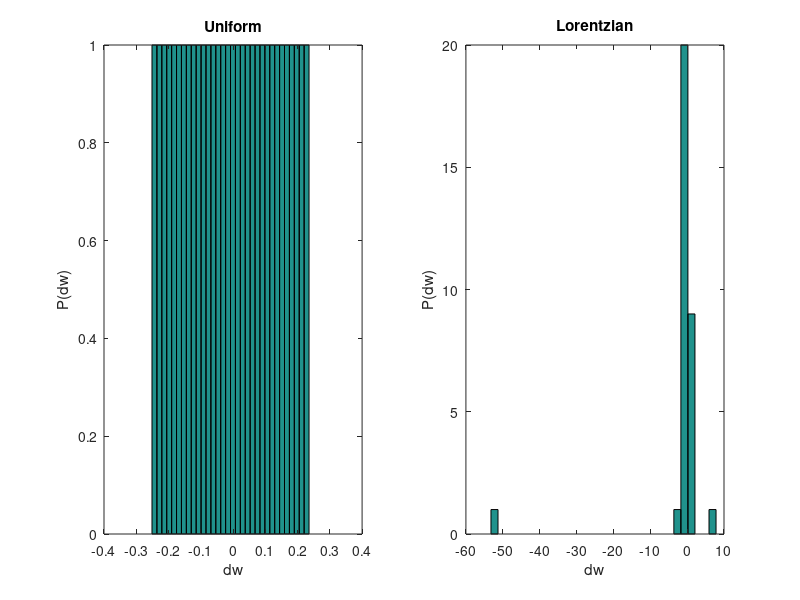

The MATLAB script that drew this image: (Note: this script raises an error after producing the figure.)
% % % % IRINA GRIGORESCU
% % % % DATE CREATED: 17-07-2017
% % % % DATE UPDATED: 17-07-2017
% % % % 
% % % % Different Sequences to simulate with the func_simEchoes function
% % % % 

% % Prerequisites:
clear all
close all
addpath ../helpers/
                
%% 0. Have a look at the transverse projection:
% % % % % % % % % % % CREATE SIMULATION:
% % RELAXATION TERMS:
T1 = 10000000;
T2 = 10000000;
% % EVENTS
rfa = [90    90 ]; % flip angles
pha = [ 0     0 ]; % phase angles
tau = [ 0     2 ]; % time before them
Ttotal  =     8; % total time of simulation
% % SPINS:
N   =  8*4;
dw  =  1.005.*pi./(2*pi*min(tau(tau~=0))); % full circle dephasing over 
                                           % smallest tau

% Create a range of frequencies 
dws = linspace(-dw, dw, N+1); 
                              
% Uniform distribution of spins
dwsUniform = dws(1:end-1);    % dws uniform        

% Lorentzian distribution of spins
omega0 = 0; Delta = 0.25; % a few kilohertz
dwsLorentzian = omega0 + Delta * tan(pi*rand(N+1,1) - 0.5);
dwsLorentzian = dwsLorentzian(1:end-1);

% Plot distributions
figure(22), 
subplot(1,2,1), hist(dwsUniform,    N); 
xlabel('dw'); ylabel('P(dw)'); title('Uniform');
subplot(1,2,2), hist(dwsLorentzian, N); 
xlabel('dw'); ylabel('P(dw)'); title('Lorentzian');

%%
% % VIDEO:
videoFlag.flag      = 1;    % % 0 = Don't make video
videoFlag.nameVideo = '32Spin2RF-90-90-lorentzian'; %-withAcceleratedDephasing';

% % % % % % % % % % % RUN SIMULATION:
func_simEchoes(N, T1, T2, dwsLorentzian, rfa, pha, tau, Ttotal, videoFlag);


%% 1. CPMG Weigel Paper: 
% % % % % % % % % % % CREATE SIMULATION:
% % RELAXATION TERMS:
T1 =   200;
T2 =    30;
% % EVENTS
rfa = [90, 60, 60, 60, 60, 60, 60, 60]; % flip angles
pha = [90,  0,  0,  0,  0,  0,  0,  0]; % phase angles
tau = [ 0,  2,  4,  4,  4,  4,  4,  4]; % time before them
Ttotal  = 1.2 * sum(tau); % total time of simulation
% % SPINS:
N   =  1000;
dw  =  2.1*pi/(2*pi*min(tau(tau~=0))); % full circle dephasing over 
                                       % smallest tau
dwsUniform = linspace(-dw, dw, N); % create a population of spins with equally
                            % distributed off-resonances
% % VIDEO:
videoFlag.flag      = 0;    % % 0 = Don't make video
videoFlag.nameVideo = 'echoSim-CPMG-video';

% % % % % % % % % % % RUN SIMULATION:
func_simEchoes(N, T1, T2, dwsUniform, rfa, pha, tau, Ttotal, videoFlag);
                            
%% % % % % % % % 2. Spin Echo Classic
% % RELAXATION TERMS:
T1 =   200;
T2 =    30;
% % % EVENTS
rfa = [90, 150]; % flip angles
pha = [ 0,  0 ]; % phase angles
tau = [ 0,  2 ]; % time before them
Npulses = length(rfa);       % how many
Ttotal  = 4 * sum(tau); % total time of simulation
% % % SPINS:
N   =  1000;
dw  =  2.1*pi/(2*pi*min(tau(tau~=0))); % full circle dephasing over 
                                       % smallest tau
dwsUniform = linspace(-dw, dw, N); % create a population of spins with equally
                            % distributed off-resonances
% % VIDEO:
videoFlag.flag      = 0;    % % 0 = Don't make video
videoFlag.nameVideo = 'echoSim-SEclassic-video';

% % % % % % % % % % % RUN SIMULATION:
func_simEchoes(N, T1, T2, dwsUniform, rfa, pha, tau, Ttotal, videoFlag);

%% % % % % % % % 3. Spin Echo 8 ball - the 2nd 90 produces a spin echo with
% % reduced amplitude
% % % % EVENTS
% rfa = [90,  90]; % flip angles
% pha = [ 90,   90 ]; % phase angles
% tau = [ 0,   2]; % time before them
% Npulses = length(rfa);       % how many
% Ttotal  = 4 * sum(tau); % total time of simulation
% % % % SPINS:
% N   =  1000;
% dw  =  1.09*pi/(2*pi*min(tau(tau~=0))); % full circle dephasing over 
%                                        % smallest tau
% dws = linspace(-dw, dw, N); % create a population of spins with equally
%                             % distributed off-resonances


%% % % % % % % % 4. Stimulated Echo
% % Magnetization is ?stored? along z-direction 
% % between second and third pulse (so-called ?phase memory?)
% % % % RELAXATION TERMS
% T1 =   200;
% T2 =    30;
% % % % EVENTS
% rfa = [90, 90, 90]; % flip angles
% pha = [ 0,  0,  0 ]; % phase angles
% tau = [ 0,  2, 20]; % time before them
% Npulses = length(rfa);       % how many
% Ttotal  = 2 * sum(tau); % total time of simulation
% % % % SPINS:
% N   =  1000;
% dw  =  1.09*pi/(2*pi*min(tau(tau~=0))); % full circle dephasing over 
%                                        % smallest tau
% dws = linspace(-dw, dw, N); % create a population of spins with equally
%                             % distributed off-resonances


%% % % % % % % % 5. 3 RF PULSES AND 5 ECHOES
% % % % RELAXATION TERMS
% T1 =   200;
% T2 =    80;
% % % % EVENTS
% rfa = [60, 60, 90]; % flip angles
% pha = [ 0,  0,  0 ]; % phase angles
% tau = [ 0,  2,  6]; % time before them
% Npulses = length(rfa);       % how many
% Ttotal  = 2.5 * sum(tau); % total time of simulation
% % % % SPINS:
% N   =  1000;
% dw  =  12.09*pi/(2*pi*min(tau(tau~=0))); % full circle dephasing over 
%                                        % smallest tau
% dws = linspace(-dw, dw, N); % create a population of spins with equally
%                             % distributed off-resonances
                   
% % % % CPMG:
% % rfa = [90, 180, 180, 180, 180, 180]; % flip angles
% % pha = [ 0,   0,   0,   0,   0,   0]; % phase angles
% % tau = [ 0,   5,  10,  10,  10,  10]; % time before them
% % Npulses = length(rfa);       % how many
% % Ttotal  = 1.5 * sum(tau); % total time of simulation

% % % % Carr-Purcell:
% % rfa = [90, 180, 180, 180, 180, 180]; % flip angles
% % pha = [ 0,  90,  90,  90,  90,  90]; % phase angles
% % tau = [ 0,   5,  10,  10,  10,  10]; % time before them
% % Npulses = length(rfa);       % how many
% % Ttotal  = 1.5 * sum(tau); % total time of simulation                            
